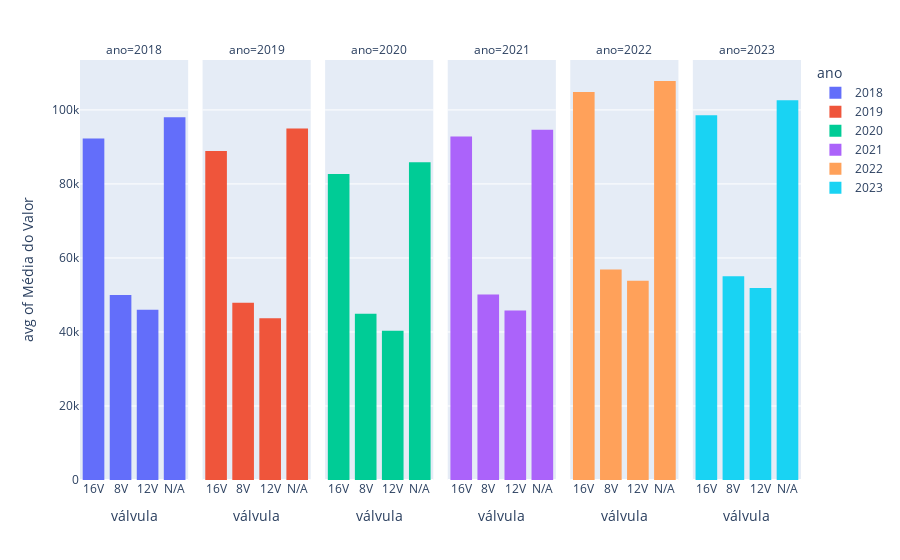

Notebook code cell kept with this figure:
### Code cell
# Analisando por ano:
# Criar um histograma empilhado para cada ano na mesma imagem
fig = px.histogram(df, x='válvula', y='valor', color='ano', facet_col='ano', histfunc='avg', 
                   category_orders={'ano': anos}, labels={'valor': 'Média do Valor'})

# Exiba o gráfico
fig.show()

### Figure 1 — Plotly figure (JSON) as saved in the notebook; plotly's stock layout.template omitted (floating-point values rounded to 4 significant figures; data arrays with more than 128 entries replaced by an {"elided": "..."} marker saying what was removed)
{"data": [{"alignmentgroup": "True", "bingroup": "x", "histfunc": "avg", "hovertemplate": "ano=2018<br>válvula=%{x}<br>avg of Média do Valor=%{y}<extra></extra>", "legendgroup": "2018", "marker": {"color": "#636efa", "pattern": {"shape": ""}}, "name": "2018", "offsetgroup": "2018", "orientation": "v", "showlegend": true, "type": "histogram", "x": {"elided": "288 str values"}, "xaxis": "x", "y": {"elided": "288 int values"}, "yaxis": "y"}, {"alignmentgroup": "True", "bingroup": "x", "histfunc": "avg", "hovertemplate": "ano=2019<br>válvula=%{x}<br>avg of Média do Valor=%{y}<extra></extra>", "legendgroup": "2019", "marker": {"color": "#EF553B", "pattern": {"shape": ""}}, "name": "2019", "offsetgroup": "2019", "orientation": "v", "showlegend": true, "type": "histogram", "x": {"elided": "288 str values"}, "xaxis": "x2", "y": {"elided": "288 int values"}, "yaxis": "y2"}, {"alignmentgroup": "True", "bingroup": "x", "histfunc": "avg", "hovertemplate": "ano=2020<br>válvula=%{x}<br>avg of Média do Valor=%{y}<extra></extra>", "legendgroup": "2020", "marker": {"color": "#00cc96", "pattern": {"shape": ""}}, "name": "2020", "offsetgroup": "2020", "orientation": "v", "showlegend": true, "type": "histogram", "x": {"elided": "288 str values"}, "xaxis": "x3", "y": {"elided": "288 int values"}, "yaxis": "y3"}, {"alignmentgroup": "True", "bingroup": "x", "histfunc": "avg", "hovertemplate": "ano=2021<br>válvula=%{x}<br>avg of Média do Valor=%{y}<extra></extra>", "legendgroup": "2021", "marker": {"color": "#ab63fa", "pattern": {"shape": ""}}, "name": "2021", "offsetgroup": "2021", "orientation": "v", "showlegend": true, "type": "histogram", "x": {"elided": "288 str values"}, "xaxis": "x4", "y": {"elided": "288 int values"}, "yaxis": "y4"}, {"alignmentgroup": "True", "bingroup": "x", "histfunc": "avg", "hovertemplate": "ano=2022<br>válvula=%{x}<br>avg of Média do Valor=%{y}<extra></extra>", "legendgroup": "2022", "marker": {"color": "#FFA15A", "pattern": {"shape": ""}}, "name": "2022", "offsetgroup": "2022", "orientation": "v", "showlegend": true, "type": "histogram", "x": {"elided": "288 str values"}, "xaxis": "x5", "y": {"elided": "288 int values"}, "yaxis": "y5"}, {"alignmentgroup": "True", "bingroup": "x", "histfunc": "avg", "hovertemplate": "ano=2023<br>válvula=%{x}<br>avg of Média do Valor=%{y}<extra></extra>", "legendgroup": "2023", "marker": {"color": "#19d3f3", "pattern": {"shape": ""}}, "name": "2023", "offsetgroup": "2023", "orientation": "v", "showlegend": true, "type": "histogram", "x": {"elided": "264 str values"}, "xaxis": "x6", "y": {"elided": "264 int values"}, "yaxis": "y6"}], "layout": {"annotations": [{"font": {}, "showarrow": false, "text": "ano=2018", "x": 0.075, "xanchor": "center", "xref": "paper", "y": 1, "yanchor": "bottom", "yref": "paper"}, {"font": {}, "showarrow": false, "text": "ano=2019", "x": 0.245, "xanchor": "center", "xref": "paper", "y": 1, "yanchor": "bottom", "yref": "paper"}, {"font": {}, "showarrow": false, "text": "ano=2020", "x": 0.415, "xanchor": "center", "xref": "paper", "y": 1, "yanchor": "bottom", "yref": "paper"}, {"font": {}, "showarrow": false, "text": "ano=2021", "x": 0.585, "xanchor": "center", "xref": "paper", "y": 1, "yanchor": "bottom", "yref": "paper"}, {"font": {}, "showarrow": false, "text": "ano=2022", "x": 0.755, "xanchor": "center", "xref": "paper", "y": 1, "yanchor": "bottom", "yref": "paper"}, {"font": {}, "showarrow": false, "text": "ano=2023", "x": 0.925, "xanchor": "center", "xref": "paper", "y": 1, "yanchor": "bottom", "yref": "paper"}], "barmode": "relative", "legend": {"title": {"text": "ano"}, "tracegroupgap": 0}, "margin": {"t": 60}, "xaxis": {"anchor": "y", "domain": [0, 0.15], "title": {"text": "válvula"}}, "xaxis2": {"anchor": "y2", "domain": [0.17, 0.32], "matches": "x", "title": {"text": "válvula"}}, "xaxis3": {"anchor": "y3", "domain": [0.34, 0.49], "matches": "x", "title": {"text": "válvula"}}, "xaxis4": {"anchor": "y4", "domain": [0.51, 0.66], "matches": "x", "title": {"text": "válvula"}}, "xaxis5": {"anchor": "y5", "domain": [0.68, 0.83], "matches": "x", "title": {"text": "válvula"}}, "xaxis6": {"anchor": "y6", "domain": [0.85, 1], "matches": "x", "title": {"text": "válvula"}}, "yaxis": {"anchor": "x", "domain": [0, 1], "title": {"text": "avg of Média do Valor"}}, "yaxis2": {"anchor": "x2", "domain": [0, 1], "matches": "y", "showticklabels": false}, "yaxis3": {"anchor": "x3", "domain": [0, 1], "matches": "y", "showticklabels": false}, "yaxis4": {"anchor": "x4", "domain": [0, 1], "matches": "y", "showticklabels": false}, "yaxis5": {"anchor": "x5", "domain": [0, 1], "matches": "y", "showticklabels": false}, "yaxis6": {"anchor": "x6", "domain": [0, 1], "matches": "y", "showticklabels": false}}}
